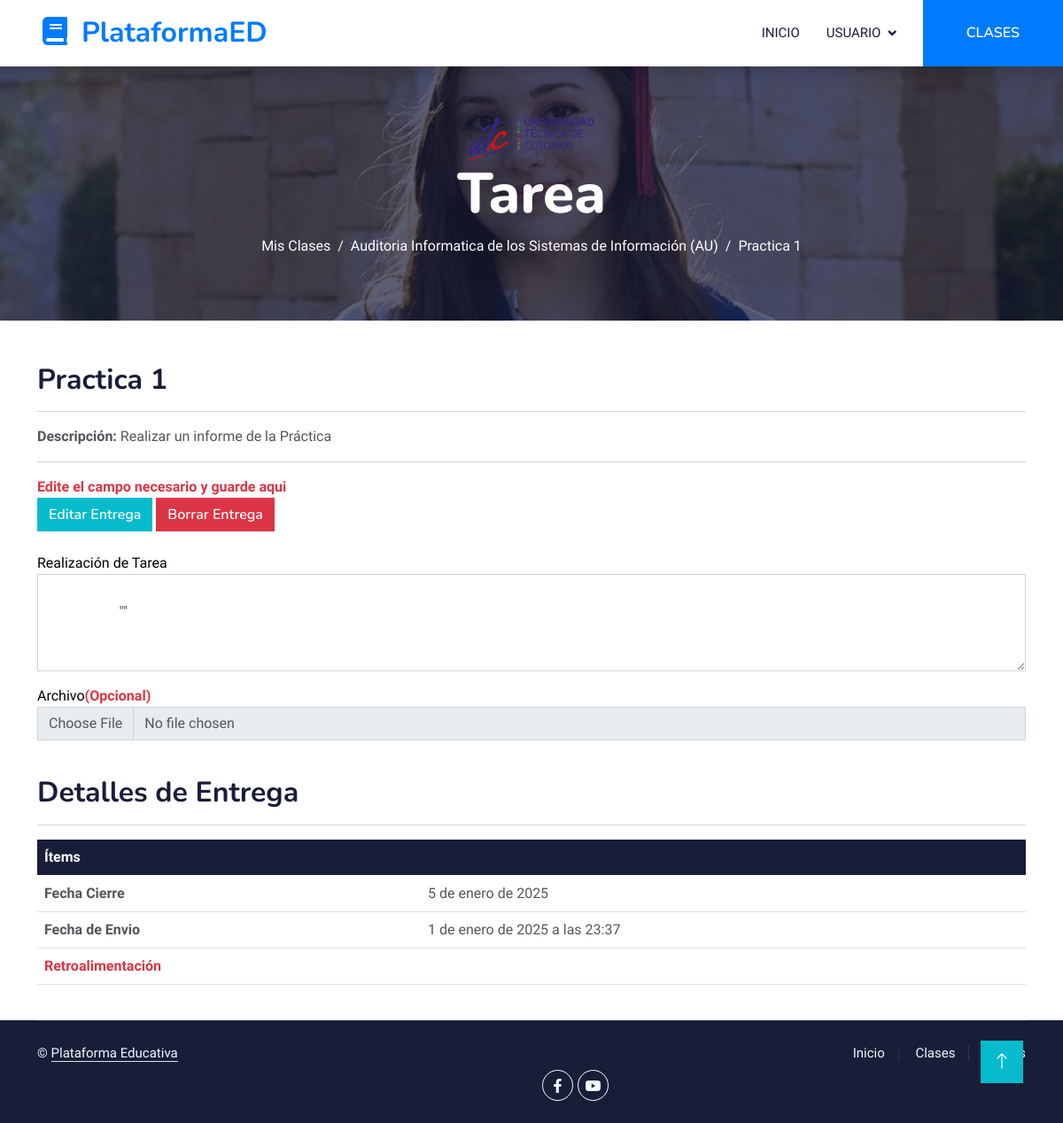
The page /tareas/6/realizar/ (signed in) on the database its author committed.
### Aplicaciones/Clase/models.py (models this page shows, shortened)
class Tarea(models.Model):
    id = models.AutoField(primary_key=True)
    clase = models.ForeignKey(Clase, on_delete=models.CASCADE, related_name="tareas")
    titulo = models.CharField(max_length=255)
    descripcion = models.TextField()
    fecha_entrega = models.DateField()

class Clase(models.Model):
    id = models.AutoField(primary_key=True)
    titulo = models.CharField(max_length=255)
    descripcion = models.TextField()
    maestro = models.ForeignKey(CustomUser, on_delete=models.CASCADE, limit_choices_to={'es_maestro': True}, related_name="clases")
    video_url = models.URLField(blank=True, null=True)
    fecha_publicacion = models.DateTimeField(auto_now_add=True)

class Entrega(models.Model):
    id = models.AutoField(primary_key=True)
    tarea = models.ForeignKey(Tarea, on_delete=models.CASCADE, related_name="entregas")
    estudiante = models.ForeignKey(CustomUser, on_delete=models.CASCADE, limit_choices_to={'es_maestro': False}, related_name="entregas")
    archivo = models.FileField(upload_to="entregas/")
    comentario = models.TextField(blank=True, null=True)
    fecha_entrega = models.DateTimeField(auto_now_add=True)

### Aplicaciones/Clase/views.py (the view, shortened to what this page needs)
# urls.py: path('tareas/<int:tarea_id>/realizar/', views.realizarTarea, name='realizarTarea'),
@login_required
def realizarTarea(request, tarea_id):
    tarea = get_object_or_404(Tarea, id=tarea_id)
    if request.user.es_maestro:
        return HttpResponseForbidden("Los maestros no pueden entregar tareas.")
    entrega = Entrega.objects.filter(tarea=tarea, estudiante=request.user).first()
    return render(request, "realizarTarea.html", {
        "tarea": tarea,
        "entrega": entrega,
    })

### Aplicaciones/Clase/templates/realizarTarea.html (shortened to what this page needs)
{% extends "./plantilla.html" %}
{% load static %}
{% block body %}
<div class="container-fluid bg-primary py-2 mb-5 page-header">
    <div class="container py-5">
        <div class="row justify-content-center">
            <div class="col-lg-10 text-center">
                <img src="{% static 'img/log.png' %}" alt="Logo" style="height: 50px;" class="img-fluid">
                <h1 class="display-3 text-white animated slideInDown">Tarea</h1>
                <nav aria-label="breadcrumb">
                    <ol class="breadcrumb justify-content-center">
                        <li class="breadcrumb-item"><a class="text-white" href="{% url 'dashboard_estudiante' %}">Mis Clases</a></li>
                        <li class="breadcrumb-item text-white">
                            <a class="text-white" href="{% url 'detalleClase' tarea.clase.id %}">{{ tarea.clase.titulo }}</a>
                        </li>
                        <li class="breadcrumb-item text-white active" aria-current="page">{{tarea.titulo}}</li>
                    </ol>
                </nav>
            </div>
        </div>
    </div>
</div>
<div class="container mt-5">
    <h2>{{ tarea.titulo }}</h2>
    <hr>
    <p><strong>Descripción:</strong> {{ tarea.descripcion }}</p>
    <hr>
    <form method="post" action="{% url 'realizarTarea' tarea.id %}" id="frm_do_task" enctype="multipart/form-data">
        {% if entrega %}
            <b class="text-danger mb-3">Edite el campo necesario y guarde aqui</b><br>
        {% endif %}
        <button type="submit" class="btn btn-primary">
            {% if entrega %}
                Editar Entrega
            {% else %}
                Entregar
            {% endif %}
        </button>
        {% if entrega %}
            <button type="submit" name="eliminar" class="btn btn-danger">Borrar Entrega</button>
        {% endif %}
        <br><br>
        <div class="mb-3">
            <label for="comentario">Realización de Tarea</label>
            <textarea id="comentario" name="comentario" class="form-control" rows="4">
                {% if entrega %}
                    {{ entrega.comentario }}
                {% else %}
                    ""
                {% endif %}
            </textarea>
        </div>
        <div class="mb-3">
            <label for="archivo">Archivo<b class="text-danger">(Opcional)</b></label>
            <input type="file" id="archivo" name="archivo" class="form-control">
        </div>
    </form>
    <br>
    <h2>Detalles de Entrega</h2>
    <hr>
    <div class="table-responsive">
    <table class="table table-bordared table-hover">
        <thead>
            <tr class="table-dark">
                <th>Ítems</th>
                <th></th>
            </tr>
        </thead>
        <tbody>
            <tr>
                <td><b>Fecha Cierre</b></td>
                <td>
                    {% if tarea %}
                        {{ tarea.fecha_entrega }}
                    {% endif %}
                </td>
            </tr>
            <tr>
                <td><b>Fecha de Envio</b></td>
                <td>
                    {% if entrega %}
                        {{ entrega.fecha_entrega }}
                    {% endif %}
                </td>
            </tr>
            <tr>
                <td class="text-danger"><b>Retroalimentación</b></td>
                <td>
                </td>
            </tr>
        </tbody>
    </table>
    </div>
</div>
<br>
{% endblock %}

### plataforma/static/plantilla/elearning/css/style.css (style rules this page uses)
:root { --primary: #007bff; --light: #F0FBFC; --dark: #181d38; }
.btn { font-family: 'Nunito', sans-serif; font-weight: 600; transition: .5s; }
.btn.btn-primary, .btn.btn-secondary { color: #FFFFFF; }
.page-header { background: linear-gradient(rgba(24, 29, 56, .7), rgba(24, 29, 56, .7)), url(../img/carousel-2.jpg); background-position: center center; background-repeat: no-repeat; background-size: cover; }
.breadcrumb-item + .breadcrumb-item::before { color: var(--light); }

### Aplicaciones/Clase/templates/realizarTarea.html (style rules this page uses)
label { color:black; }

### rows shown on the page
Tarea: clase.titulo "Auditoria Informatica de los Sistemas de Información (AU)", titulo "Practica 1", descripcion "Realizar un informe de la Práctica", fecha_entrega "5 de enero de 2025"
Entrega: comentario "\"\"", fecha_entrega "1 de enero de 2025 a las 23:37"
